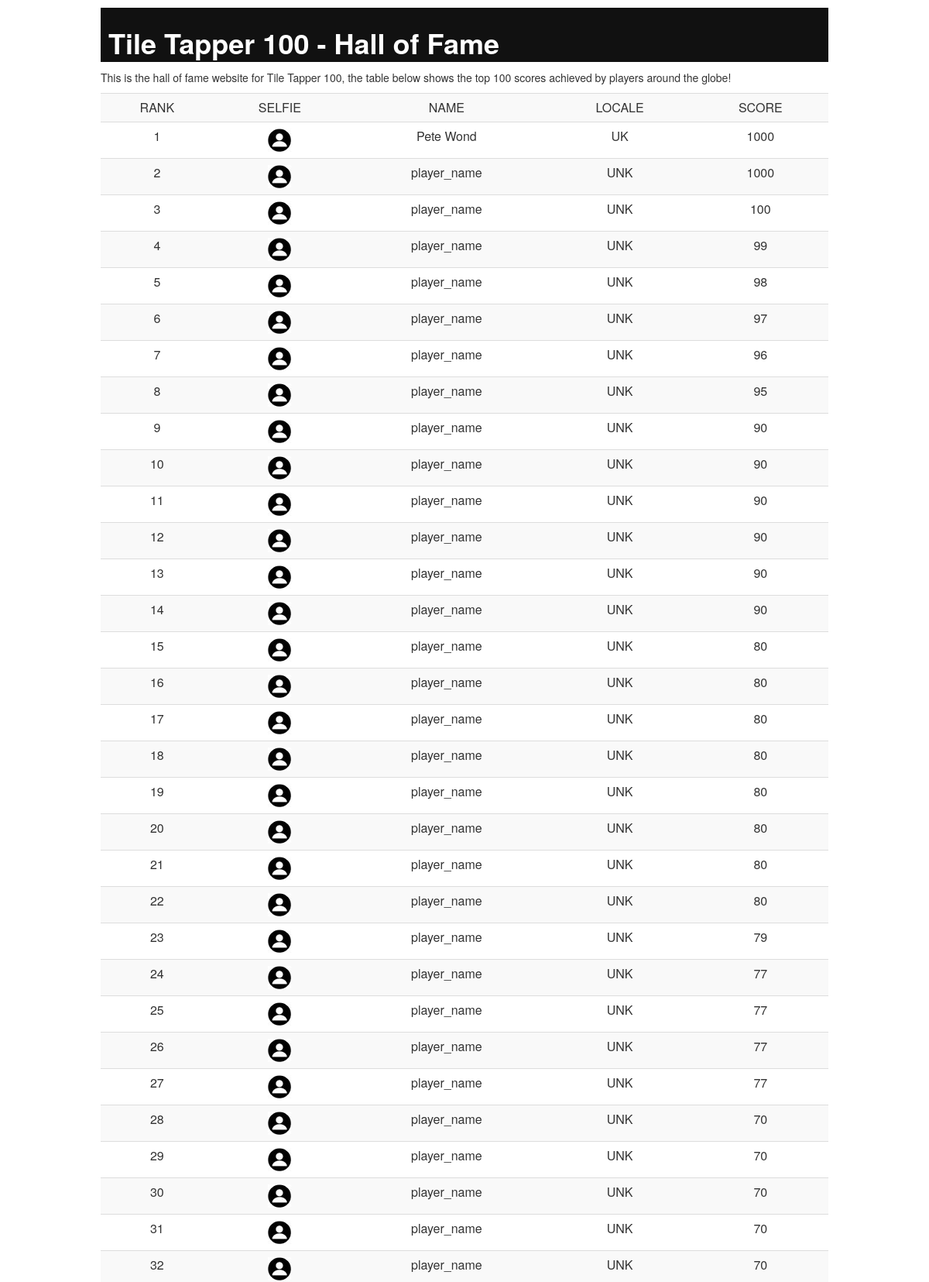
The page /pw_php/index.php (upper part) on the database its author committed.
### tables this page shows
CREATE TABLE `high_scores` (
  `id` int(11) unsigned NOT NULL AUTO_INCREMENT,
  `player_name` varchar(25) NOT NULL DEFAULT 'player_name',
  `player_score` int(5) NOT NULL DEFAULT '100',
  `player_locale` varchar(3) NOT NULL DEFAULT 'UNK',
  `player_photo` varchar(50) NOT NULL DEFAULT 'default_avatar.jpg',
  `created_at` datetime NOT NULL,
  PRIMARY KEY (`id`)
);

### pw_php/data/db_connect.php (called while the page is built, shortened)
<?php
class DB_CONNECT {
    function connect() {
        $conn = mysql_connect(DB_SERVER, DB_USER, DB_PASSWORD) or die(mysql_error());
        return $conn;
    }
}
?>

### pw_php/index.php (the view, shortened to what this page needs)
<?php
	function get_all_scores(){
		require_once __DIR__ . '/data/db_connect.php';
		$result = mysql_query("SELECT * FROM high_scores ORDER BY player_score DESC, created_at DESC LIMIT 100") or die(mysql_error());
		if (mysql_num_rows($result) > 0) {
		    $scores = array();
		    while ($row = mysql_fetch_array($result)) {
		        $score = array();
		        $score["id"] = $row["id"];
		        $score["player_name"] = $row["player_name"];
		        $score["player_score"] = $row["player_score"];
		        $score["player_locale"] = $row["player_locale"];
		        $score["player_photo"] = $row["player_photo"];
		        array_push($scores, $score);
		    }
		}
		return $scores;
	}
?>
<html>
	<head>
		<link rel="stylesheet" type="text/css" href="assets/css/bootstrap.css">
	</head>
	<body class="container">
	<header>
		<h1>Tile Tapper 100 - Hall of Fame</h1>
	</header>
	<p id="top">This is the hall of fame website for Tile Tapper 100, the table below shows the top 100 scores achieved by players around the globe!</p>
	<table class="table table-striped">
		<tr>
			<td>RANK</td>
			<td>SELFIE</td>
			<td>NAME</td>
			<td>LOCALE</td>
			<td>SCORE</td>
		</tr>
		<tr>
		<?php $scores = get_all_scores(); $i = 0; foreach ($scores as $score) : ?>
				<td><?php $i++; echo $i; ?></td>
				<td><img src="assets/img/<?php echo $score['player_photo'] ?>" class="avatar_image"></td>
				<td><?php echo $score['player_name']; ?></td>
				<td><?php echo $score['player_locale']; ?></td>
				<td><?php echo $score['player_score']; ?></td>
			</tr>
		<?php endforeach; ?>
	</table>
	</body>
</html>

### rows shown on the page
high_scores: player_photo (placeholder picture), player_name "Pete Wond", player_locale "UK", player_score "1000"
high_scores: player_photo (placeholder picture), player_name "player_name", player_locale "UNK", player_score "1000"
high_scores: player_photo (placeholder picture), player_name "player_name", player_locale "UNK", player_score "100"
high_scores: player_photo (placeholder picture), player_name "player_name", player_locale "UNK", player_score "99"
high_scores: player_photo (placeholder picture), player_name "player_name", player_locale "UNK", player_score "98"
high_scores: player_photo (placeholder picture), player_name "player_name", player_locale "UNK", player_score "97"
high_scores: player_photo (placeholder picture), player_name "player_name", player_locale "UNK", player_score "96"
high_scores: player_photo (placeholder picture), player_name "player_name", player_locale "UNK", player_score "95"
high_scores: player_photo (placeholder picture), player_name "player_name", player_locale "UNK", player_score "90"
high_scores: player_photo (placeholder picture), player_name "player_name", player_locale "UNK", player_score "90"
high_scores: player_photo (placeholder picture), player_name "player_name", player_locale "UNK", player_score "90"
high_scores: player_photo (placeholder picture), player_name "player_name", player_locale "UNK", player_score "90"
high_scores: player_photo (placeholder picture), player_name "player_name", player_locale "UNK", player_score "90"
high_scores: player_photo (placeholder picture), player_name "player_name", player_locale "UNK", player_score "80"
high_scores: player_photo (placeholder picture), player_name "player_name", player_locale "UNK", player_score "80"
high_scores: player_photo (placeholder picture), player_name "player_name", player_locale "UNK", player_score "80"
high_scores: player_photo (placeholder picture), player_name "player_name", player_locale "UNK", player_score "80"
high_scores: player_photo (placeholder picture), player_name "player_name", player_locale "UNK", player_score "80"
high_scores: player_photo (placeholder picture), player_name "player_name", player_locale "UNK", player_score "80"
high_scores: player_photo (placeholder picture), player_name "player_name", player_locale "UNK", player_score "80"
high_scores: player_photo (placeholder picture), player_name "player_name", player_locale "UNK", player_score "79"
high_scores: player_photo (placeholder picture), player_name "player_name", player_locale "UNK", player_score "77"
high_scores: player_photo (placeholder picture), player_name "player_name", player_locale "UNK", player_score "77"
high_scores: player_photo (placeholder picture), player_name "player_name", player_locale "UNK", player_score "77"
high_scores: player_photo (placeholder picture), player_name "player_name", player_locale "UNK", player_score "70"
high_scores: player_photo (placeholder picture), player_name "player_name", player_locale "UNK", player_score "70"
high_scores: player_photo (placeholder picture), player_name "player_name", player_locale "UNK", player_score "70"
high_scores: player_photo (placeholder picture), player_name "player_name", player_locale "UNK", player_score "70"

### other values the page prints
$score['player_name'] "player_name"
$score['player_locale'] "UNK"
$score['player_score'] "90"
$score['player_score'] "80"
$score['player_score'] "77"
$score['player_score'] "70"
